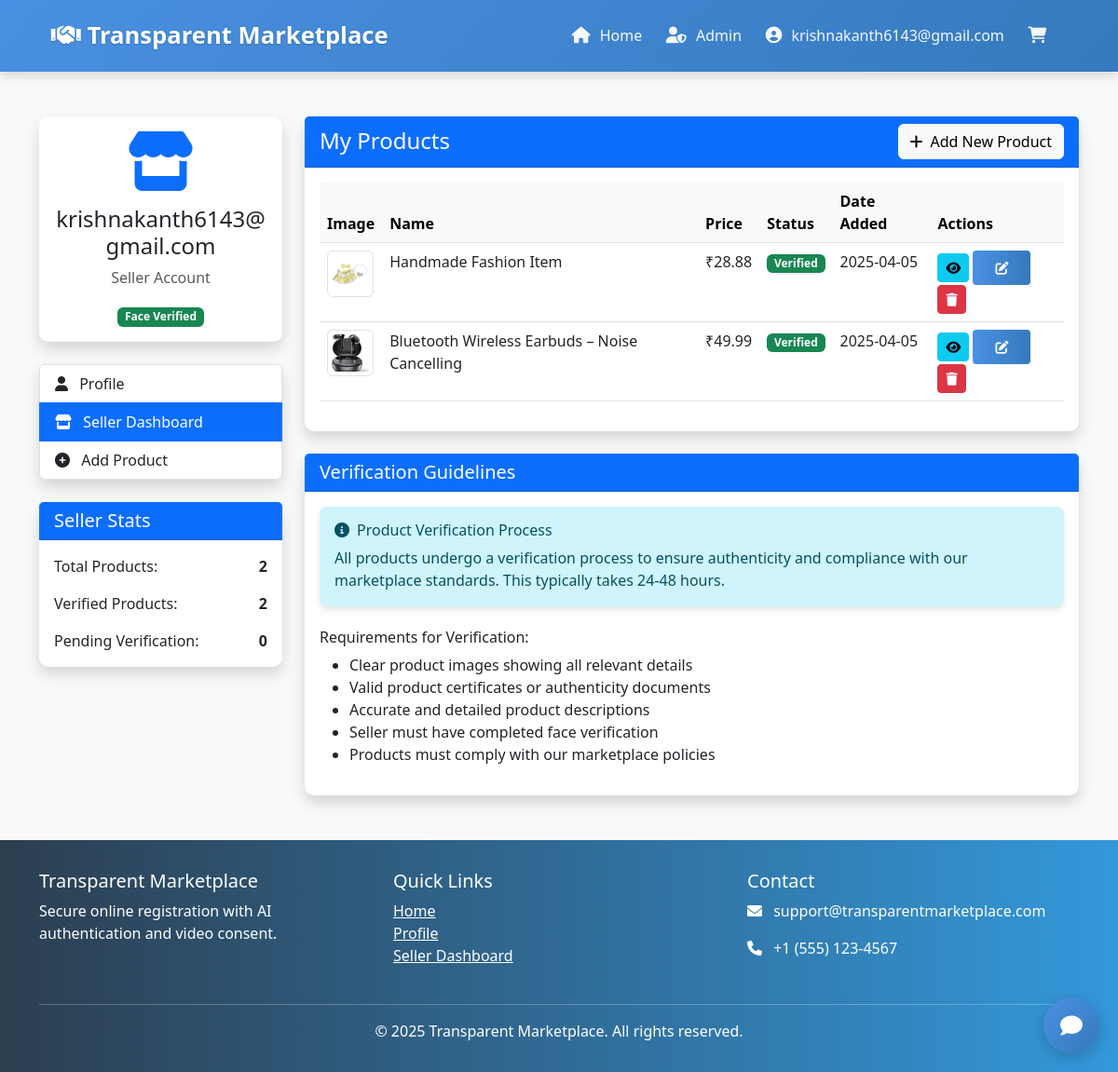
Screenshot of /seller-dashboard (signed in) with the database file from the repository.
### app.py (models this page shows, shortened)
class User(db.Model, UserMixin):
    id = db.Column(db.Integer, primary_key=True)
    username = db.Column(db.String(80), unique=True, nullable=False)
    email = db.Column(db.String(120), unique=True, nullable=False)
    password_hash = db.Column(db.String(128))
    aadhaar_number = db.Column(db.String(12), unique=True, nullable=True)
    is_verified = db.Column(db.Boolean, default=False)
    is_seller = db.Column(db.Boolean, default=False)
    is_admin = db.Column(db.Boolean, default=False)
    face_verification = db.Column(db.Boolean, default=False)
    otp_secret = db.Column(db.String(16))
    products = db.relationship('Product', backref='seller', lazy=True)
    complaints = db.relationship('Complaint', backref='user', lazy=True)
    ratings = db.relationship('Rating', backref='user_rating', lazy=True)
    wishlists = db.relationship('Wishlist', backref='user', lazy=True)
    created_at = db.Column(db.DateTime, default=datetime.utcnow)

class Product(db.Model):
    id = db.Column(db.Integer, primary_key=True)
    name = db.Column(db.String(100), nullable=False)
    description = db.Column(db.Text, nullable=False)
    price = db.Column(db.Float, nullable=False)
    image_path = db.Column(db.String(200))
    certificate_path = db.Column(db.String(200))
    seller_id = db.Column(db.Integer, db.ForeignKey('user.id'), nullable=False)
    is_verified = db.Column(db.Boolean, default=False)
    avg_rating = db.Column(db.Float, default=0)
    created_at = db.Column(db.DateTime, default=datetime.utcnow)
    complaints = db.relationship('Complaint', backref='product', lazy=True)
    ratings = db.relationship('Rating', backref='product_rating', lazy=True)

### app.py (the view)
@app.route('/seller-dashboard')
@login_required
def seller_dashboard():
    if not current_user.is_seller:
        flash('You are not registered as a seller!', 'danger')
        return redirect(url_for('home'))
    products = Product.query.filter_by(seller_id=current_user.id).all()
    return render_template('seller_dashboard.html', products=products)

### app.py (called while the page is built)
@app.context_processor
def utility_processor():
    return {
        'format_ist_time': format_ist_time
    }

@login_manager.user_loader
def load_user(user_id):
    return User.query.get(int(user_id))

### templates/seller_dashboard.html (shortened to what this page needs)
{% extends 'base.html' %}
{% block content %}
<div class="container py-5">
    <div class="row">
        <div class="col-md-3">
            <div class="card shadow mb-4">
                <div class="card-body text-center">
                    <div class="mb-3">
                        <i class="fas fa-store fa-4x text-primary"></i>
                    </div>
                    <h4>{{ current_user.username }}</h4>
                    <p class="text-muted">Seller Account</p>
                    <div class="mt-3">
                        {% if current_user.face_verification %}
                            <span class="badge bg-success">Face Verified</span>
                        {% else %}
                            <span class="badge bg-warning text-dark">Face Not Verified</span>
                        {% endif %}
                    </div>
                </div>
            </div>
            <div class="list-group shadow mb-4">
                <a href="{{ url_for('profile') }}" class="list-group-item list-group-item-action">
                    <i class="fas fa-user me-2"></i> Profile
                </a>
                <a href="{{ url_for('seller_dashboard') }}" class="list-group-item list-group-item-action active">
                    <i class="fas fa-store me-2"></i> Seller Dashboard
                </a>
                <a href="{{ url_for('add_product') }}" class="list-group-item list-group-item-action">
                    <i class="fas fa-plus-circle me-2"></i> Add Product
                </a>
            </div>
            <div class="card shadow">
                <div class="card-header bg-primary text-white">
                    <h5 class="mb-0">Seller Stats</h5>
                </div>
                <div class="card-body">
                    <div class="d-flex justify-content-between mb-3">
                        <span>Total Products:</span>
                        <span class="fw-bold">{{ products|length }}</span>
                    </div>
                    <div class="d-flex justify-content-between mb-3">
                        <span>Verified Products:</span>
                        <span class="fw-bold">{{ products|selectattr('is_verified', 'equalto', true)|list|length }}</span>
                    </div>
                    <div class="d-flex justify-content-between">
                        <span>Pending Verification:</span>
                        <span class="fw-bold">{{ products|selectattr('is_verified', 'equalto', false)|list|length }}</span>
                    </div>
                </div>
            </div>
        </div>
        <div class="col-md-9">
            <div class="card shadow">
                <div class="card-header bg-primary text-white d-flex justify-content-between align-items-center">
                    <h4 class="mb-0">My Products</h4>
                    <a href="{{ url_for('add_product') }}" class="btn btn-light">
                        <i class="fas fa-plus me-2"></i>Add New Product
                    </a>
                </div>
                <div class="card-body">
                    {% if products %}
                        <div class="table-responsive">
                            <table class="table table-hover">
                                <thead class="table-light">
                                    <tr>
                                        <th>Image</th>
                                        <th>Name</th>
                                        <th>Price</th>
                                        <th>Status</th>
                                        <th>Date Added</th>
                                        <th>Actions</th>
                                    </tr>
                                </thead>
                                <tbody>
                                    {% for product in products %}
                                        <tr>
                                            <td>
                                                <img src="{{ url_for('static', filename='uploads/' + product.image_path) }}"
                                                     alt="{{ product.name }}" class="img-thumbnail" style="width: 50px; height: 50px; object-fit: cover;">
                                            </td>
                                            <td>{{ product.name }}</td>
                                            <td>₹{{ product.price }}</td>
                                            <td>
                                                {% if product.is_verified %}
                                                    <span class="badge bg-success">Verified</span>
                                                {% else %}
                                                    <span class="badge bg-warning text-dark">Pending</span>
                                                {% endif %}
                                            </td>
                                            <td>{{ product.created_at.strftime('%Y-%m-%d') }}</td>
                                            <td>
                                                <a href="{{ url_for('view_product', product_id=product.id) }}" class="btn btn-sm btn-info">
                                                    <i class="fas fa-eye"></i>
                                                </a>
                                                <a href="{{ url_for('edit_product', product_id=product.id) }}" class="btn btn-sm btn-primary">
                                                    <i class="fas fa-edit"></i>
                                                </a>
                                                <button class="btn btn-sm btn-danger">
                                                    <i class="fas fa-trash"></i>
                                                </button>
                                            </td>
                                        </tr>
                                    {% endfor %}
                                </tbody>
                            </table>
                        </div>
                    {% endif %}
                </div>
            </div>
            <div class="card shadow mt-4">
                <div class="card-header bg-primary text-white">
                    <h5 class="mb-0">Verification Guidelines</h5>
                </div>
                <div class="card-body">
                    <div class="alert alert-info">
                        <h6><i class="fas fa-info-circle me-2"></i>Product Verification Process</h6>
                        <p class="mb-0">All products undergo a verification process to ensure authenticity and compliance with our marketplace standards. This typically takes 24-48 hours.</p>
                    </div>
                    <h6 class="mt-4">Requirements for Verification:</h6>
                    <ul>
                        <li>Clear product images showing all relevant details</li>
                        <li>Valid product certificates or authenticity documents</li>
                        <li>Accurate and detailed product descriptions</li>
                        <li>Seller must have completed face verification</li>
                        <li>Products must comply with our marketplace policies</li>
                    </ul>
                </div>
            </div>
        </div>
    </div>
</div>
{% endblock %}

### templates/base.html (shortened to what this page needs)
<!DOCTYPE html>
<html lang="en">
<head>
    <link href="https://cdn.jsdelivr.net/npm/bootstrap@5.3.0/dist/css/bootstrap.min.css" rel="stylesheet">
    <link rel="stylesheet" href="https://cdnjs.cloudflare.com/ajax/libs/font-awesome/6.0.0-beta3/css/all.min.css">
</head>
<body>
    <nav class="navbar navbar-expand-lg navbar-dark">
        <div class="container">
            <a class="navbar-brand" href="{{ url_for('home') }}">
                <i class="fas fa-handshake"></i> Transparent Marketplace
            </a>
            <div class="collapse navbar-collapse" id="navbarNav">
                <ul class="navbar-nav ms-auto">
                    <li class="nav-item">
                        <a class="nav-link" href="{{ url_for('home') }}">
                            <i class="fas fa-home"></i> Home
                        </a>
                    </li>
                    {% if current_user.is_authenticated %}
                        {% if current_user.is_admin %}
                            <li class="nav-item">
                                <a class="nav-link" href="{{ url_for('admin_dashboard') }}">
                                    <i class="fas fa-user-shield"></i> Admin
                                </a>
                            </li>
                        {% endif %}
                        <li class="nav-item user-menu">
                            <a class="nav-link" href="#">
                                <i class="fas fa-user-circle"></i> {{ current_user.username }}
                            </a>
                        </li>
                        <li class="nav-item">
                            <a class="nav-link cart-icon" href="#" data-bs-toggle="modal" data-bs-target="#globalCartModal">
                                <i class="fas fa-shopping-cart"></i>
                            </a>
                        </li>
                    {% endif %}
                </ul>
            </div>
        </div>
    </nav>
    <main>
        {% block content %}{% endblock %}
    </main>
    <button id="toggleChatbot" class="chat-toggle-btn">
        <i class="fas fa-comment"></i>
    </button>
    <footer class="footer">
        <div class="container">
            <div class="row">
                <div class="col-md-4">
                    <h5>Transparent Marketplace</h5>
                    <p>Secure online registration with AI authentication and video consent.</p>
                </div>
                <div class="col-md-4">
                    <h5>Quick Links</h5>
                    <ul class="list-unstyled">
                        <li><a href="{{ url_for('home') }}" class="text-white">Home</a></li>
                        {% if current_user.is_authenticated %}
                            <li><a href="{{ url_for('profile') }}" class="text-white">Profile</a></li>
                            {% if current_user.is_seller %}
                                <li><a href="{{ url_for('seller_dashboard') }}" class="text-white">Seller Dashboard</a></li>
                            {% endif %}
                        {% else %}
                            <li><a href="{{ url_for('login') }}" class="text-white">Login</a></li>
                            <li><a href="{{ url_for('register') }}" class="text-white">Register</a></li>
                        {% endif %}
                    </ul>
                </div>
                <div class="col-md-4">
                    <h5>Contact</h5>
                    <p><i class="fas fa-envelope me-2"></i> support@transparentmarketplace.com</p>
                    <p><i class="fas fa-phone me-2"></i> +1 (555) 123-4567</p>
                </div>
            </div>
            <hr class="mt-4 mb-3 border-light">
            <p class="text-center mb-0">&copy; 2025 Transparent Marketplace. All rights reserved.</p>
        </div>
    </footer>
</body>
</html>

### templates/base.html (style rules this page uses)
body { min-height: 100vh; display: flex; flex-direction: column; background-color: #f8f9fa; }
.navbar { padding: 1rem; box-shadow: 0 4px 12px rgba(0,0,0,0.15); background: linear-gradient(135deg, #4a90e2, #357abd); }
.navbar-brand { font-size: 1.6rem; font-weight: bold; color: white !important; text-shadow: 0 1px 2px rgba(0,0,0,0.2); padding: 0.2rem 0.8rem; border-radius: 6px; transition: all 0.3s ease; }
.nav-link { color: rgba(255,255,255,0.95) !important; padding: 0.6rem 1.2rem; margin: 0 0.3rem; border-radius: 8px; font-weight: 500; transition: all 0.3s ease; position: relative; overflow: hidden; }
.nav-link:before { content: ''; position: absolute; bottom: 0; left: 50%; width: 0; height: 3px; background-color: white; transform: translateX(-50%); transition: width 0.3s ease; }
.nav-link i { margin-right: 6px; font-size: 1.1em; transition: transform 0.3s ease; }
.cart-icon { position: relative; padding-right: 1.5rem !important; }
.btn-primary { background: linear-gradient(to right, #4a90e2, #357abd); border: none; padding: 0.5rem 1.5rem; transition: all 0.3s ease; }
.card { border: none; border-radius: 10px; box-shadow: 0 4px 6px rgba(0,0,0,0.1); transition: all 0.3s ease; }
.footer { background: linear-gradient(to right, #2c3e50, #3498db); color: white; padding: 2rem 0; margin-top: auto; }
.user-menu { position: relative; display: inline-block; }
.alert { border: none; border-radius: 8px; box-shadow: 0 4px 6px rgba(0,0,0,0.1); }
.chat-toggle-btn { position: fixed; bottom: 20px; right: 20px; width: 60px; height: 60px; background: linear-gradient(135deg, #4a90e2, #357abd); color: white; border: none; border-radius: 50%; font-size: 24px; cursor: pointer; z-index: 999; display: flex; align-items: center; justify-content: center; box-shadow: 0 4px 15px rgba(0, 0, 0, 0.2); transition: all 0.3s ease; }

### rows the page displays
User: username "krishnakanth6143@gmail.com"
Product: image_path (picture), name "Handmade Fashion Item", price "28.88", is_verified "Verified", created_at "2025-04-05"
Product: image_path (picture), name "Bluetooth Wireless Earbuds – Noise Cancelling", price "49.99", is_verified "Verified", created_at "2025-04-05"

### other values shown
{{ products|length }} "2"
{{ products|selectattr('is_verified', 'equalto', true)|list|length }} "2"
{{ products|selectattr('is_verified', 'equalto', false)|list|length }} "0"
